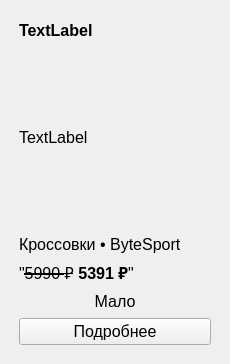
<?xml version="1.0" encoding="UTF-8"?>
<ui version="4.0">
 <class>product_card</class>
 <widget class="QWidget" name="product_card">
  <property name="geometry">
   <rect>
    <x>0</x>
    <y>0</y>
    <width>230</width>
    <height>364</height>
   </rect>
  </property>
  <property name="sizePolicy">
   <sizepolicy hsizetype="Fixed" vsizetype="Fixed">
    <horstretch>0</horstretch>
    <verstretch>0</verstretch>
   </sizepolicy>
  </property>
  <property name="minimumSize">
   <size>
    <width>230</width>
    <height>364</height>
   </size>
  </property>
  <property name="maximumSize">
   <size>
    <width>230</width>
    <height>364</height>
   </size>
  </property>
  <property name="font">
   <font>
    <pointsize>12</pointsize>
   </font>
  </property>
  <property name="windowTitle">
   <string>Form</string>
  </property>
  <layout class="QVBoxLayout" name="verticalLayout_2">
   <item>
    <layout class="QVBoxLayout" name="verticalLayout">
     <property name="leftMargin">
      <number>8</number>
     </property>
     <property name="topMargin">
      <number>8</number>
     </property>
     <property name="rightMargin">
      <number>8</number>
     </property>
     <property name="bottomMargin">
      <number>8</number>
     </property>
     <item>
      <widget class="QLabel" name="label_name">
       <property name="font">
        <font>
         <pointsize>12</pointsize>
         <bold>true</bold>
        </font>
       </property>
       <property name="text">
        <string>TextLabel</string>
       </property>
       <property name="wordWrap">
        <bool>true</bool>
       </property>
      </widget>
     </item>
     <item>
      <widget class="QLabel" name="label_image">
       <property name="minimumSize">
        <size>
         <width>180</width>
         <height>180</height>
        </size>
       </property>
       <property name="text">
        <string>TextLabel</string>
       </property>
       <property name="scaledContents">
        <bool>true</bool>
       </property>
      </widget>
     </item>
     <item>
      <widget class="QLabel" name="label_category">
       <property name="text">
        <string>Кроссовки • ByteSport</string>
       </property>
      </widget>
     </item>
     <item>
      <widget class="QLabel" name="label_price">
       <property name="font">
        <font>
         <pointsize>12</pointsize>
        </font>
       </property>
       <property name="text">
        <string>&quot;&lt;s&gt;5990 ₽&lt;/s&gt; &lt;b&gt;5391 ₽&lt;/b&gt;&quot;</string>
       </property>
      </widget>
     </item>
     <item>
      <widget class="QLabel" name="label_stock">
       <property name="text">
        <string>Мало</string>
       </property>
       <property name="alignment">
        <set>Qt::AlignmentFlag::AlignCenter</set>
       </property>
      </widget>
     </item>
     <item>
      <widget class="QPushButton" name="button_open">
       <property name="text">
        <string>Подробнее</string>
       </property>
      </widget>
     </item>
    </layout>
   </item>
  </layout>
 </widget>
 <resources/>
 <connections/>
</ui>
